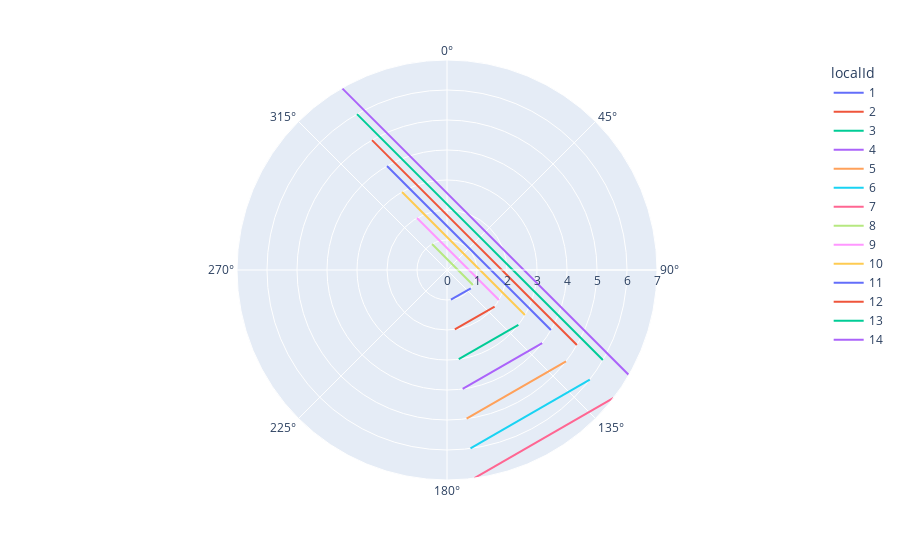

The cell this chart's notebook holds for it:
### Code cell
px.line_polar(vis, r = "weekDay", theta= "deg", color= "localId", hover_data=["info"])

### Figure 1 — Plotly figure (JSON) as saved in the notebook; plotly's stock layout.template omitted (floating-point values rounded to 4 significant figures)
{"data": [{"customdata": [["8:30 - 11:30"], ["8:30 - 11:30"]], "hovertemplate": "localId=1<br>weekDay=%{r}<br>deg=%{theta}<br>info=%{customdata[0]}<extra></extra>", "legendgroup": "1", "line": {"color": "#636efa", "dash": "solid"}, "marker": {"symbol": "circle"}, "mode": "lines", "name": "1", "r": [1, 1], "showlegend": true, "subplot": "polar", "theta": [127.5, 172.5], "type": "scatterpolar"}, {"customdata": [["8:30 - 11:30"], ["8:30 - 11:30"]], "hovertemplate": "localId=2<br>weekDay=%{r}<br>deg=%{theta}<br>info=%{customdata[0]}<extra></extra>", "legendgroup": "2", "line": {"color": "#EF553B", "dash": "solid"}, "marker": {"symbol": "circle"}, "mode": "lines", "name": "2", "r": [2, 2], "showlegend": true, "subplot": "polar", "theta": [127.5, 172.5], "type": "scatterpolar"}, {"customdata": [["8:30 - 11:30"], ["8:30 - 11:30"]], "hovertemplate": "localId=3<br>weekDay=%{r}<br>deg=%{theta}<br>info=%{customdata[0]}<extra></extra>", "legendgroup": "3", "line": {"color": "#00cc96", "dash": "solid"}, "marker": {"symbol": "circle"}, "mode": "lines", "name": "3", "r": [3, 3], "showlegend": true, "subplot": "polar", "theta": [127.5, 172.5], "type": "scatterpolar"}, {"customdata": [["8:30 - 11:30"], ["8:30 - 11:30"]], "hovertemplate": "localId=4<br>weekDay=%{r}<br>deg=%{theta}<br>info=%{customdata[0]}<extra></extra>", "legendgroup": "4", "line": {"color": "#ab63fa", "dash": "solid"}, "marker": {"symbol": "circle"}, "mode": "lines", "name": "4", "r": [4, 4], "showlegend": true, "subplot": "polar", "theta": [127.5, 172.5], "type": "scatterpolar"}, {"customdata": [["8:30 - 11:30"], ["8:30 - 11:30"]], "hovertemplate": "localId=5<br>weekDay=%{r}<br>deg=%{theta}<br>info=%{customdata[0]}<extra></extra>", "legendgroup": "5", "line": {"color": "#FFA15A", "dash": "solid"}, "marker": {"symbol": "circle"}, "mode": "lines", "name": "5", "r": [5, 5], "showlegend": true, "subplot": "polar", "theta": [127.5, 172.5], "type": "scatterpolar"}, {"customdata": [["8:30 - 11:30"], ["8:30 - 11:30"]], "hovertemplate": "localId=6<br>weekDay=%{r}<br>deg=%{theta}<br>info=%{customdata[0]}<extra></extra>", "legendgroup": "6", "line": {"color": "#19d3f3", "dash": "solid"}, "marker": {"symbol": "circle"}, "mode": "lines", "name": "6", "r": [6, 6], "showlegend": true, "subplot": "polar", "theta": [127.5, 172.5], "type": "scatterpolar"}, {"customdata": [["8:30 - 11:30"], ["8:30 - 11:30"]], "hovertemplate": "localId=7<br>weekDay=%{r}<br>deg=%{theta}<br>info=%{customdata[0]}<extra></extra>", "legendgroup": "7", "line": {"color": "#FF6692", "dash": "solid"}, "marker": {"symbol": "circle"}, "mode": "lines", "name": "7", "r": [7, 7], "showlegend": true, "subplot": "polar", "theta": [127.5, 172.5], "type": "scatterpolar"}, {"customdata": [["8:0 - 22:0"], ["8:0 - 22:0"]], "hovertemplate": "localId=8<br>weekDay=%{r}<br>deg=%{theta}<br>info=%{customdata[0]}<extra></extra>", "legendgroup": "8", "line": {"color": "#B6E880", "dash": "solid"}, "marker": {"symbol": "circle"}, "mode": "lines", "name": "8", "r": [1, 1], "showlegend": true, "subplot": "polar", "theta": [330, 120], "type": "scatterpolar"}, {"customdata": [["8:0 - 22:0"], ["8:0 - 22:0"]], "hovertemplate": "localId=9<br>weekDay=%{r}<br>deg=%{theta}<br>info=%{customdata[0]}<extra></extra>", "legendgroup": "9", "line": {"color": "#FF97FF", "dash": "solid"}, "marker": {"symbol": "circle"}, "mode": "lines", "name": "9", "r": [2, 2], "showlegend": true, "subplot": "polar", "theta": [120, 330], "type": "scatterpolar"}, {"customdata": [["8:0 - 22:0"], ["8:0 - 22:0"]], "hovertemplate": "localId=10<br>weekDay=%{r}<br>deg=%{theta}<br>info=%{customdata[0]}<extra></extra>", "legendgroup": "10", "line": {"color": "#FECB52", "dash": "solid"}, "marker": {"symbol": "circle"}, "mode": "lines", "name": "10", "r": [3, 3], "showlegend": true, "subplot": "polar", "theta": [330, 120], "type": "scatterpolar"}, {"customdata": [["8:0 - 22:0"], ["8:0 - 22:0"]], "hovertemplate": "localId=11<br>weekDay=%{r}<br>deg=%{theta}<br>info=%{customdata[0]}<extra></extra>", "legendgroup": "11", "line": {"color": "#636efa", "dash": "solid"}, "marker": {"symbol": "circle"}, "mode": "lines", "name": "11", "r": [4, 4], "showlegend": true, "subplot": "polar", "theta": [330, 120], "type": "scatterpolar"}, {"customdata": [["8:0 - 22:0"], ["8:0 - 22:0"]], "hovertemplate": "localId=12<br>weekDay=%{r}<br>deg=%{theta}<br>info=%{customdata[0]}<extra></extra>", "legendgroup": "12", "line": {"color": "#EF553B", "dash": "solid"}, "marker": {"symbol": "circle"}, "mode": "lines", "name": "12", "r": [5, 5], "showlegend": true, "subplot": "polar", "theta": [330, 120], "type": "scatterpolar"}, {"customdata": [["8:0 - 22:0"], ["8:0 - 22:0"]], "hovertemplate": "localId=13<br>weekDay=%{r}<br>deg=%{theta}<br>info=%{customdata[0]}<extra></extra>", "legendgroup": "13", "line": {"color": "#00cc96", "dash": "solid"}, "marker": {"symbol": "circle"}, "mode": "lines", "name": "13", "r": [6, 6], "showlegend": true, "subplot": "polar", "theta": [330, 120], "type": "scatterpolar"}, {"customdata": [["8:0 - 22:0"], ["8:0 - 22:0"]], "hovertemplate": "localId=14<br>weekDay=%{r}<br>deg=%{theta}<br>info=%{customdata[0]}<extra></extra>", "legendgroup": "14", "line": {"color": "#ab63fa", "dash": "solid"}, "marker": {"symbol": "circle"}, "mode": "lines", "name": "14", "r": [7, 7], "showlegend": true, "subplot": "polar", "theta": [120, 330], "type": "scatterpolar"}], "layout": {"legend": {"title": {"text": "localId"}, "tracegroupgap": 0}, "margin": {"t": 60}, "polar": {"angularaxis": {"direction": "clockwise", "rotation": 90}, "domain": {"x": [0, 1], "y": [0, 1]}}}}
